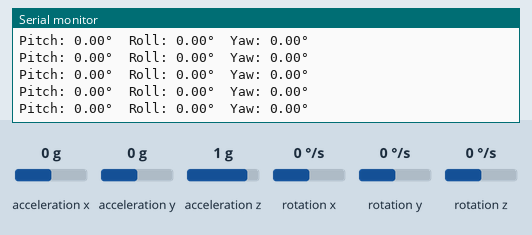
This sketch was run on a simulated ESP32. Shown: the last lines printed to the serial monitor. The inputs (shaded band) are chosen by the test bench; at power-on: acceleration x 0 g, acceleration y 0 g, acceleration z 1 g, rotation z 0 °/s, rotation x 0 °/s, rotation y 0 °/s.

Above: at 3.7 s.
3.8 s: acceleration x set to -1.4 g
At 3.96 s:
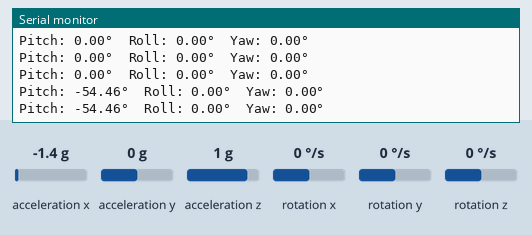
5.3 s: acceleration y set to -1.4 g
At 5.3 s:
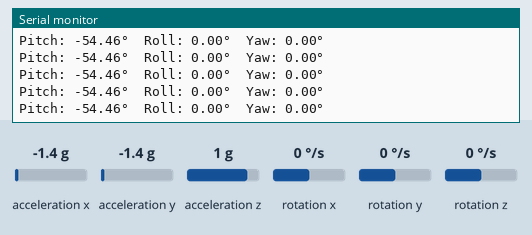
6.8 s: acceleration z set to -1.4 g
At 6.85 s:
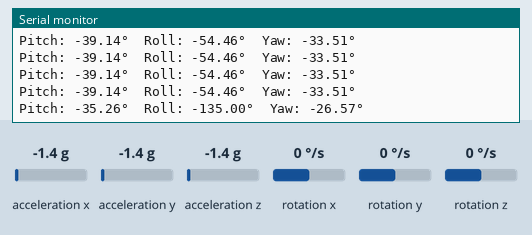
8.3 s: rotation z set to -192 °/s
At 8.3 s:
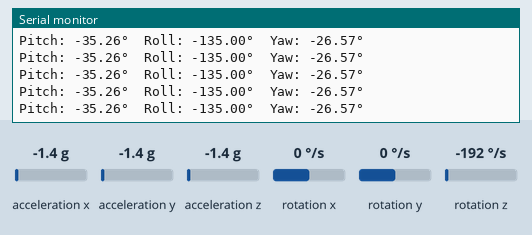
Timing chart, 0 to 10.8 s (numbered marks = the images above; inputs shaded):
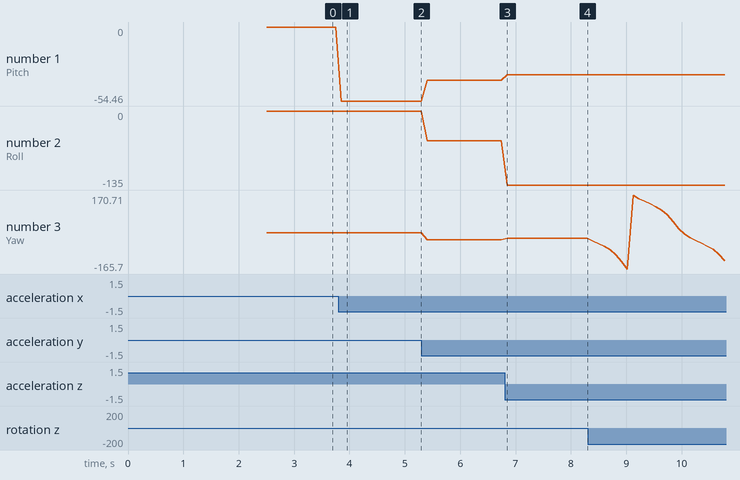

Measured:
- after the input at 3.8 s, the serial monitor: prints a new line after 0.05 s (image 1)
- after the input at 6.8 s, the serial monitor: prints a new line after 0.05 s (image 3)
- plotted number 1: 0 → -54.46 after the input at 3.8 s, -54.46 → -39.14 after the input at 5.3 s, -39.14 → -35.26 after the input at 6.8 s
- plotted number 2: -54.46 → -135 after the input at 6.8 s
- plotted number 3: 0 → -33.51 after the input at 5.3 s, -33.51 → -26.57 after the input at 6.8 s, -26.57 → -128.59 after the input at 8.3 s

The sketch:

mpu6050.ino
```cpp
#include "MPU6050.h"

MPU6050Handler imu;

void setup() {
    Serial.begin(115200);

    // 初始化MPU6050 (SDA=21, SCL=22, INT=4)
    if (!imu.begin()) {
        Serial.println("MPU6050初始化失败!");
        while(1);
    }

    Serial.println("校准传感器...保持水平静止");
    delay(2000);
    imu.calibrate();
    Serial.println("校准完成!");
}

void loop() {
    static uint32_t lastPrint = 0;

    // 更新传感器数据 (200Hz)
    imu.update();

    // 100ms打印一次数据
    if (millis() - lastPrint >= 100) {
        Serial.print("Pitch: ");
        Serial.print(imu.getPitch());
        Serial.print("°\tRoll: ");
        Serial.print(imu.getRoll());
        Serial.print("°\tYaw: ");
        Serial.print(imu.getYaw());
        Serial.println("°");

        lastPrint = millis();
    }

    // 在这里添加你的FOC控制代码
    // float pitch = imu.getPitch();
    // float roll = imu.getRoll();
    // 调用你的PID控制器驱动无刷电机
}
```

KalmanFilter.h
```cpp
#ifndef KALMAN_FILTER_H
#define KALMAN_FILTER_H

class KalmanFilter {
public:
    KalmanFilter() : Q_angle(0.001), Q_bias(0.003), R_measure(0.03) {}

    void setAngle(float angle) {
        this->angle = angle;
        bias = 0;
        P[0][0] = 0;
        P[0][1] = 0;
        P[1][0] = 0;
        P[1][1] = 0;
    }

    float update(float newAngle, float newRate, float dt) {
        // 预测
        rate = newRate - bias;
        angle += dt * rate;

        // 更新协方差矩阵
        P[0][0] += dt * (dt * P[1][1] - P[0][1] - P[1][0] + Q_angle);
        P[0][1] -= dt * P[1][1];
        P[1][0] -= dt * P[1][1];
        P[1][1] += Q_bias * dt;

        // 计算卡尔曼增益
        float S = P[0][0] + R_measure;
        float K[2];
        K[0] = P[0][0] / S;
        K[1] = P[1][0] / S;

        // 更新状态
        float y = newAngle - angle;
        angle += K[0] * y;
        bias += K[1] * y;

        // 更新协方差
        float P00_temp = P[0][0];
        float P01_temp = P[0][1];

        P[0][0] -= K[0] * P00_temp;
        P[0][1] -= K[0] * P01_temp;
        P[1][0] -= K[1] * P00_temp;
        P[1][1] -= K[1] * P01_temp;

        return angle;
    }

private:
    float Q_angle;   // 过程噪声协方差 (角度)
    float Q_bias;    // 过程噪声协方差 (偏差)
    float R_measure; // 测量噪声协方差

    float angle;     // 计算角度
    float bias;      // 陀螺仪偏差
    float rate;      // 无偏速率

    float P[2][2];   // 误差协方差矩阵
};

#endif
```

mpu6050.cpp
```cpp
#include "MPU6050.h"
#include "KalmanFilter.h"

// 卡尔曼滤波器实例
KalmanFilter kalmanX, kalmanY;

MPU6050Handler::MPU6050Handler()
    : dmpReady(false), pitch(0), roll(0), yaw(0),
      gyroX(0), gyroY(0), gyroZ(0),
      accX(0), accY(0), accZ(0) {}

bool MPU6050Handler::begin(uint8_t sda_pin, uint8_t scl_pin, uint8_t int_pin) {
    interruptPin = int_pin;
    Wire.begin(sda_pin, scl_pin);
    Wire.setClock(400000);

    mpu.initialize();
    if (!mpu.testConnection()) {
        return false;
    }

    // 启用DMP
    if (mpu.dmpInitialize() == 0) {
        mpu.setDMPEnabled(true);
        packetSize = mpu.dmpGetFIFOPacketSize();
        dmpReady = true;

        // 设置初始卡尔曼角度
        kalmanX.setAngle(0);
        kalmanY.setAngle(0);
    } else {
        dmpReady = false;
    }

    pinMode(interruptPin, INPUT_PULLUP);
    prevUpdate = micros();
    return true;
}

void MPU6050Handler::calibrate() {
    // 加速度计校准 (需水平放置)
    mpu.CalibrateAccel(6);

    // 陀螺仪校准 (需保持静止)
    mpu.CalibrateGyro(6);

    // 重置卡尔曼滤波器
    kalmanX.setAngle(0);
    kalmanY.setAngle(0);
    pitch = 0;
    roll = 0;
    yaw = 0;
}

void MPU6050Handler::update() {
    if (dmpReady) {
        updateDMP();   // 不再需要返回值
    } else {
        updateRawWithFilter(); // 不再需要返回值
    }
}

void MPU6050Handler::updateDMP() {
    fifoCount = mpu.getFIFOCount();
    if (fifoCount >= packetSize) {
        mpu.getFIFOBytes(fifoBuffer, packetSize);
        fifoCount -= packetSize;

        // 获取四元数
        mpu.dmpGetQuaternion(&q, fifoBuffer);

        // 获取重力矢量
        mpu.dmpGetGravity(&gravity, &q);

        // 获取欧拉角 (单位: 弧度)
        float ypr[3];
        mpu.dmpGetYawPitchRoll(ypr, &q, &gravity);

        // 转换为度
        yaw = ypr[0] * 180 / M_PI;
        pitch = ypr[1] * 180 / M_PI;
        roll = ypr[2] * 180 / M_PI;

        // 获取原始数据
        VectorInt16 aa, gg;
        mpu.dmpGetAccel(&aa, fifoBuffer);
        mpu.dmpGetGyro(&gg, fifoBuffer);

        accX = aa.x / 16384.0;
        accY = aa.y / 16384.0;
        accZ = aa.z / 16384.0;

        gyroX = gg.x / 131.0;
        gyroY = gg.y / 131.0;
        gyroZ = gg.z / 131.0;
    }
}

void MPU6050Handler::updateRawWithFilter() {
    // 读取原始数据
    int16_t ax, ay, az, gx, gy, gz;
    mpu.getMotion6(&ax, &ay, &az, &gx, &gy, &gz);

    // 转换为物理单位
    accX = ax / 16384.0;
    accY = ay / 16384.0;
    accZ = az / 16384.0;

    gyroX = gx / 131.0;
    gyroY = gy / 131.0;
    gyroZ = gz / 131.0;

    // 计算时间差
    uint32_t now = micros();
    dt = (now - prevUpdate) / 1000000.0;
    prevUpdate = now;

    // 加速度计计算姿态
    float accPitch = atan2(accY, sqrt(accX * accX + accZ * accZ)) * 180 / M_PI;
    float accRoll = atan2(-accX, accZ) * 180 / M_PI;

    // 卡尔曼滤波融合
    pitch = kalmanY.update(accPitch, gyroY, dt);
    roll = kalmanX.update(accRoll, gyroX, dt);
    yaw += gyroZ * dt;  // 陀螺仪积分

    // 偏航角归一化
    if (yaw > 180) yaw -= 360;
    else if (yaw < -180) yaw += 360;
}
```

mpu6050.h
```cpp
#ifndef MPU6050_H
#define MPU6050_H

#include <Wire.h>
#include "I2Cdev.h"
#include "MPU6050_6Axis_MotionApps20.h"

class MPU6050Handler {
public:
    MPU6050Handler();
    bool begin(uint8_t sda_pin = 19, uint8_t scl_pin = 22, uint8_t int_pin = 4);
    void update();
    void calibrate();

    // 获取姿态数据
    float getPitch() const { return pitch; }
    float getRoll() const { return roll; }
    float getYaw() const { return yaw; }

    // 获取原始数据
    float getGyroX() const { return gyroX; }
    float getGyroY() const { return gyroY; }
    float getGyroZ() const { return gyroZ; }
    float getAccelX() const { return accX; }
    float getAccelY() const { return accY; }
    float getAccelZ() const { return accZ; }

private:
    MPU6050 mpu;
    uint8_t interruptPin;
    bool dmpReady;

    // 姿态数据
    volatile float pitch, roll, yaw;
    volatile float gyroX, gyroY, gyroZ;
    volatile float accX, accY, accZ;

    // DMP变量
    Quaternion q;
    VectorFloat gravity;
    uint16_t packetSize;
    uint16_t fifoCount;
    uint8_t fifoBuffer[64];

    // 时间跟踪
    uint32_t prevUpdate;
    float dt;

    void updateDMP();
    void updateRawWithFilter();
};

#endif
```
